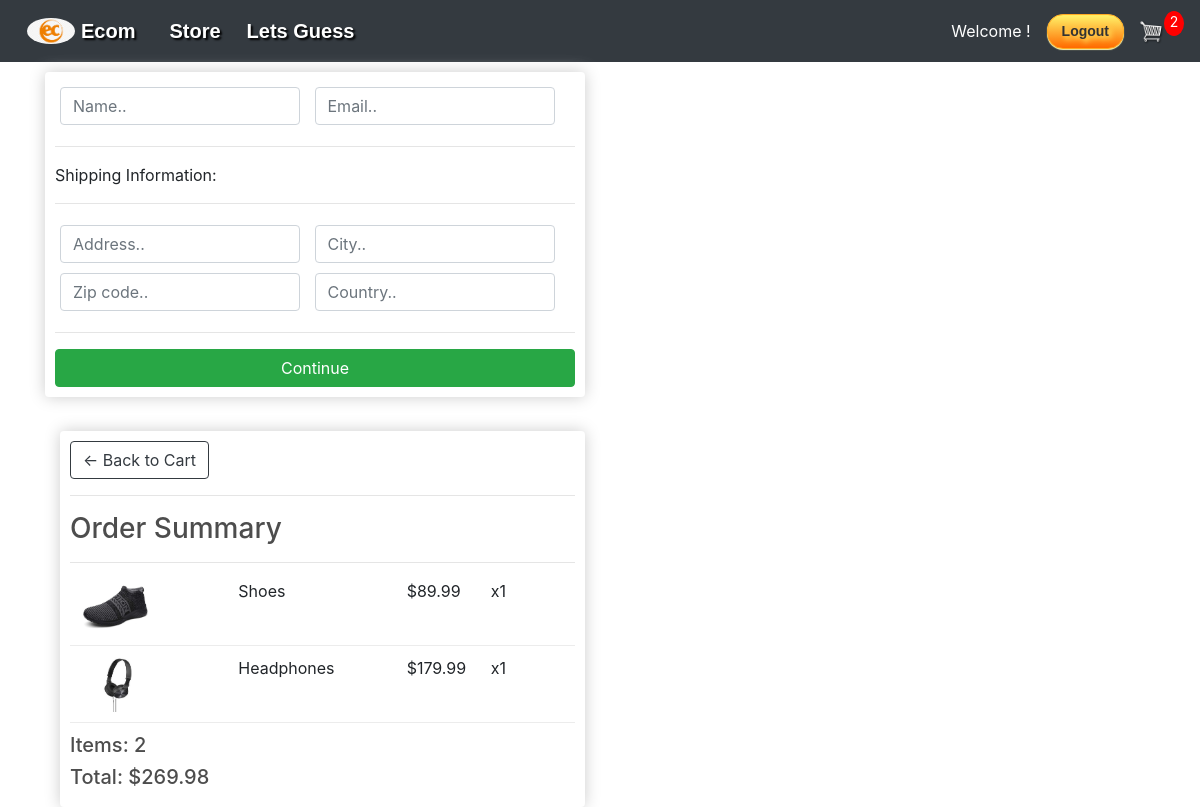
/checkout/ (signed in), run on an earlier commit of the app's database.
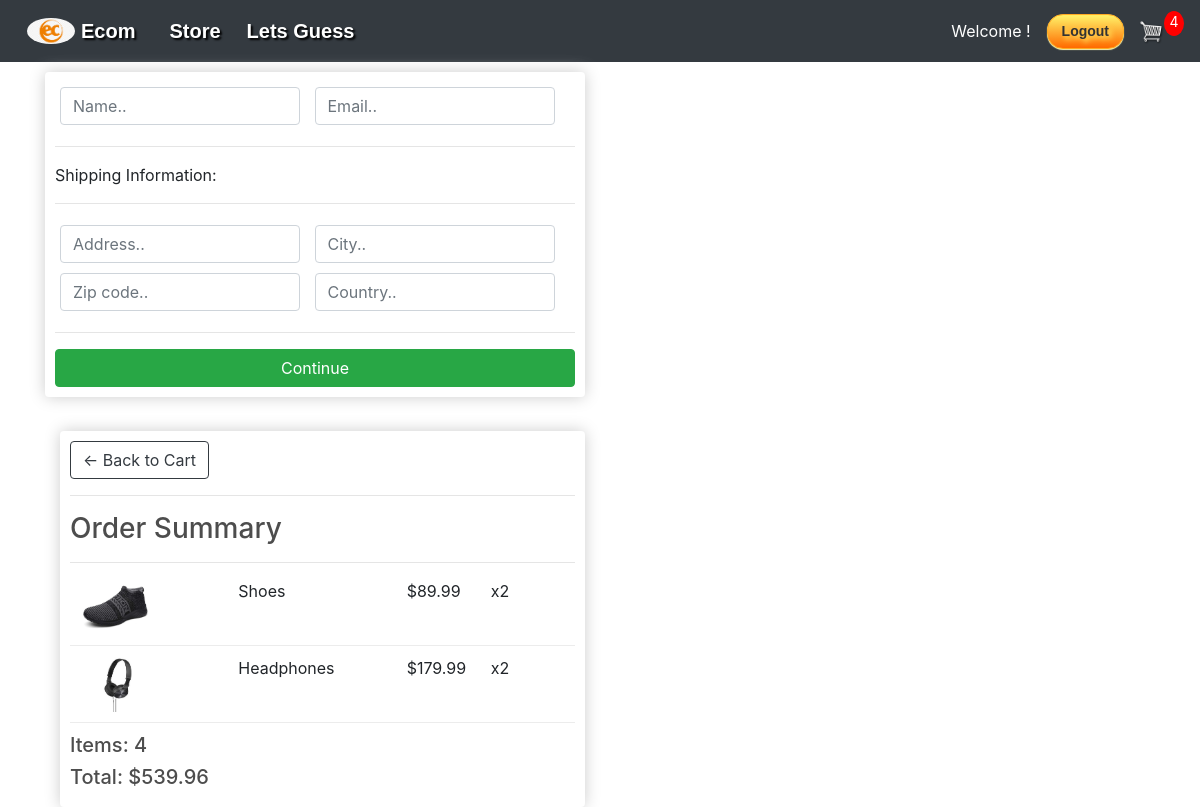
And on a later commit of the database.
### store/models.py (models this page shows, shortened)
class OrderItem(models.Model):
    product = models.ForeignKey(Product, on_delete=models.SET_NULL, null=True)
    order = models.ForeignKey(Order, on_delete=models.SET_NULL, null=True)
    quantity = models.IntegerField(default=0, null=True, blank=True)
    date_added = models.DateTimeField(auto_now_add=True)
    @property
    def get_total(self):
        total = self.product.price * self.quantity
        return total

class Order(models.Model):
    customer = models.ForeignKey(Customer, on_delete=models.SET_NULL, null=True, blank=True)
    date_ordered = models.DateTimeField(auto_now_add=True)
    complete = models.BooleanField(default=False)
    transaction_id = models.CharField(max_length=100, null=True)
    @property
    def shipping(self):
        shipping = False
        orderitems = self.orderitem_set.all()
        for i in orderitems:
            if i.product.digital == False:
                shipping = True
        return shipping
    @property
    def get_cart_total(self):
        orderitems = self.orderitem_set.all()
        total = sum([item.get_total for item in orderitems])
        return total
    @property
    def get_cart_items(self):
        orderitems = self.orderitem_set.all()
        total = sum([item.quantity for item in orderitems])
        return total

class Product(models.Model):
    name = models.CharField(max_length=200)
    price = models.FloatField()
    digital = models.BooleanField(default=False, null=True, blank=True)
    image = models.ImageField(null=True, blank=True)
    @property
    def imageURL(self):
        try:
            url = self.image.url
        except:
            url = ''
        return url

### store/views.py (the view)
# urls.py: path('checkout/', views.checkout, name="checkout"),
def checkout(request):
    if request.user.is_authenticated:
        customer, created = Customer.objects.get_or_create(user=request.user)
        order, created = Order.objects.get_or_create(customer=customer, complete=False)
        items = order.orderitem_set.all()
        cartItems = order.get_cart_items
    else:
        cookieData = cookieCart(request)
        cartItems = cookieData['cartItems']
        order = cookieData['order']
        items = cookieData['items']
    context = {'items': items, 'order': order, 'cartItems': cartItems}
    return render(request, "store/checkout.html", context)

### store/templates/store/checkout.html (shortened to what this page needs)
{% extends 'store/main.html' %}
{% load static %}
{% block content %}
    <div class="row">
        <div class="col-lg-6">
            <div class="box-element" id="form-wrapper">
                <form id="form">
                    <div id="user-info">
                        <div class="form-field">
                            <input required class="form-control" type="text" name="name" placeholder="Name..">
                        </div>
                        <div class="form-field">
                            <input required class="form-control" type="email" name="email" placeholder="Email..">
                        </div>
                    </div>
                    <div id="shipping-info">
                        <hr>
                        <p>Shipping Information:</p>
                        <hr>
                        <div class="form-field">
                            <input class="form-control" type="text" name="address" placeholder="Address..">
                        </div>
                        <div class="form-field">
                            <input class="form-control" type="text" name="city" placeholder="City..">
                        </div>
                        <div class="form-field">
                            <input class="form-control" type="text" name="zipcode" placeholder="Zip code..">
                        </div>
                        <div class="form-field">
                            <input class="form-control" type="text" name="country" placeholder="Country..">
                        </div>
                    </div>
                    <hr>
                    <input id="form-button" class="btn btn-success btn-block" type="submit" value="Continue">
                </form>
            </div>
            <br>
        </div>
    </div>
    <div class="col-lg-6">
        <div class="box-element">
            <a class="btn btn-outline-dark" href="{% url 'cart' %}">&#x2190; Back to Cart</a>
            <hr>
            <h3>Order Summary</h3>
            <hr>
            {% for item in items %}
                <div class="cart-row">
                    <div style="flex:2"><img class="row-image" src="{{ item.product.imageURL }}"></div>
                    <div style="flex:2"><p>{{ item.product.name }}</p></div>
                    <div style="flex:1"><p>${{ item.product.price }}</p></div>
                    <div style="flex:1"><p>x{{ item.quantity }}</p></div>
                </div>
            {% endfor %}
            <h5>Items: {{ order.get_cart_items }}</h5>
            <h5>Total: ${{ order.get_cart_total|floatformat:2 }}</h5>
        </div>
    </div>
    </div>
{% endblock content %}

What changed in the data, as far as the page shows it:
changed OrderItem "Shoes": quantity "1" → "2"
changed OrderItem "Headphones": quantity "1" → "2"
changed through a linked row, Order: get_cart_items "2" → "4"; get_cart_total "269.98" → "539.96"
Also different on the page:
{{ cartItems }}: "2" → "4"
